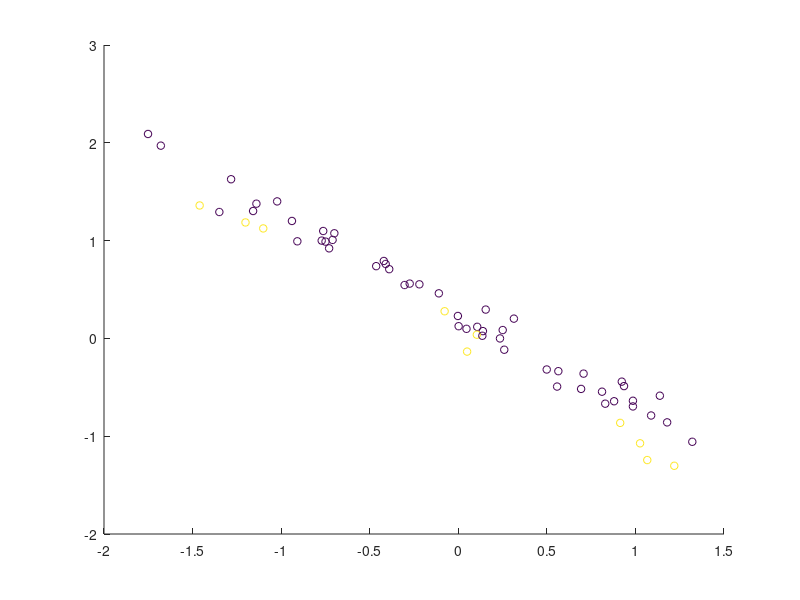

Here is the MATLAB script that generated this plot: (Note: this script raises an error after producing the figure.)
% This script is a demo showing some simple decoding on simulated toy data.
% The toy data are simple matlab matrices and no "real" fMRI or EEG data.

fpath = fileparts(fileparts(mfilename('fullpath')));
addpath(fpath)

clear variables
dbstop if error % if something goes wrong

res_fig = figure;

%% Set the output directory where data will be saved
% cfg.results.dir = % e.g. 'toyresults'
cfg.results.write = 0; % no results are written to disk

cfg.decoding.method = 'classification';

%% generate some toy data
% define number of "runs" and center means
nruns = 10; % lets simulate we have n runs
set2.mean = [0 0];
set1.mean = [.2 .2]; % should have the same dim as set1, otherwise it wont work (and would not make sense, either)

set1.fact = 5
set2.fact = 1

l1 = -1;
l2 = 1;

% data on two shifted lines
labels = [l1 * ones(set1.fact, 1); l2 * ones(set2.fact, 1)];
labels = repmat(labels, nruns, 1);

% set generate point clouds
noise_covariance = .1; % 0: all along one line
signal_covariance = 1; % 0: all on one spot
r = pi/4; % rotation from 0 .. 2pi

%% generate data
clear data data1 data2
data1(:,1) = [set1.mean(1) + randn(set1.fact * nruns, 1) * noise_covariance];
data1(:,2) = [set1.mean(2) + randn(set1.fact * nruns, 1) * signal_covariance];
data(labels == l1, :) = data1;

data2(:,1) = [set2.mean(1) + randn(set2.fact * nruns, 1) * noise_covariance];
data2(:,2) = [set2.mean(2) + randn(set2.fact * nruns, 1) * signal_covariance];
data(labels == l2, :) = data2;

% scatter(data(:, 1), data(:,2), 20, labels+2)
% xlim([-1 3])

%% rotate data
data = data * [cos(r) sin(r); -sin(r) cos(r)];
% hold all
% scatter(data(:, 1), data(:,2), 20, labels)

%% add data description
% save labels
cfg.files.label = labels;

% save run number
cfg.files.chunk = [];
for ri = 1:nruns
    curr_run = ri * ones(set1.fact + set2.fact ,1);
    cfg.files.chunk = [cfg.files.chunk; curr_run];
end

all_chunks = unique(cfg.files.chunk);
all_labels = unique(cfg.files.label);

% save a description
ct = zeros(length(all_labels),length(all_chunks));
for ifile = 1:length(cfg.files.label)
    curr_label = cfg.files.label(ifile);
    curr_chunk = cfg.files.chunk(ifile);
    f1 = all_labels==curr_label; f2 = all_chunks==curr_chunk;
    ct(f1,f2) = ct(f1,f2)+1;
    cfg.files.name(ifile) = {sprintf('class%i_run%i_%i', curr_label, curr_chunk, ct(f1,f2))};
end

% add an empty mask
cfg.files.mask = '';

%% plot the data (if 2d)
if size(data, 2) == 2
    figure(res_fig);
    scatter(data(:, 1), data(:, 2), 30, cfg.files.label + min(cfg.files.label));
end

%% Prepare data for passing
passed_data.data = data;
passed_data.mask_index = 1:size(data, 2); % use all voxels
passed_data.files = cfg.files;
passed_data.hdr = ''; % we don't need a header, because we don't write img-files as output (but mat-files)
passed_data.dim = [length(set1.mean), 1, 1]; % add dimension information of the original data
% passed_data.voxelsize = [1 1 1];


%% Add defaults for the remaining parameters that we did not specify
cfg = decoding_defaults(cfg);

% Set the analysis that should be performed (here we only want to do 1
% decoding)
cfg.analysis = 'wholebrain';
cfg.results.output = {'accuracy', 'model_parameters'}; % add if you want to see the model

%% Nothing needs to be changed below for a standard leave-one-run out cross validation analysis.
% Create a leave-one-run-out cross validation design:
cfg.design = make_design_cv(cfg); 
display_design(cfg);

%% Decoding Parameters

% default: -s 0 -t 0 -c 1 -b 0 -q

% if we use weights, these must be inverse to the amount of data
% e.g., if we use 5 times as much examples for class 1, we need
%   -w-1 1 -w1 5
% so in the example here, we just use .fact of the other set

legstr = {'data'}; % caption for legend

for use_correct_weights = 0:1
    if use_correct_weights
        display('Using correct (balanced) weights')
        weight_str = ['-w-1 ' num2str(set2.fact) ' -w1 ' num2str(set1.fact)];
    else
        display('Using equal weights')
        weight_str = ['-w-1 1 -w1 1'];
    end


    cfg.decoding.train.classification.model_parameters = ['-s 0 -t 0 -c 1000 -b 0 ' weight_str  ' -q'];
    disp(['cfg.decoding.train.classification.model_parameters = ' cfg.decoding.train.classification.model_parameters])
    cfg.design.unbalanced_data = 'ok';
    disp(['cfg.design.unbalanced_data = ' cfg.design.unbalanced_data]);

    %% Run decoding
    [results, cfg] = decoding(cfg, passed_data);

    %% Print decision boundary in figure
    if isfield(results, 'model_parameters')
        figure(res_fig)
        svm_model = results.model_parameters.output(1).model(1); % get the model of the first SVM
        [X, Y] = meshgrid(min(data(:)):.11:max(data(:)));
        Z = X;
        [predicted, acc, decision_values] = svmpredict(zeros(size(X(:))),[X(:), Y(:)],svm_model,cfg.decoding.test.classification.model_parameters);
        Z(:) = decision_values;
        
        if use_correct_weights
            linespec = '-';
        else
            linespec = ':';
        end
        
        hold on
        contour(X,Y,Z, -1:1, linespec);
        hold off
    end
    legstr(end+1) = {weight_str};
    legend(legstr)
end

dbclear if error